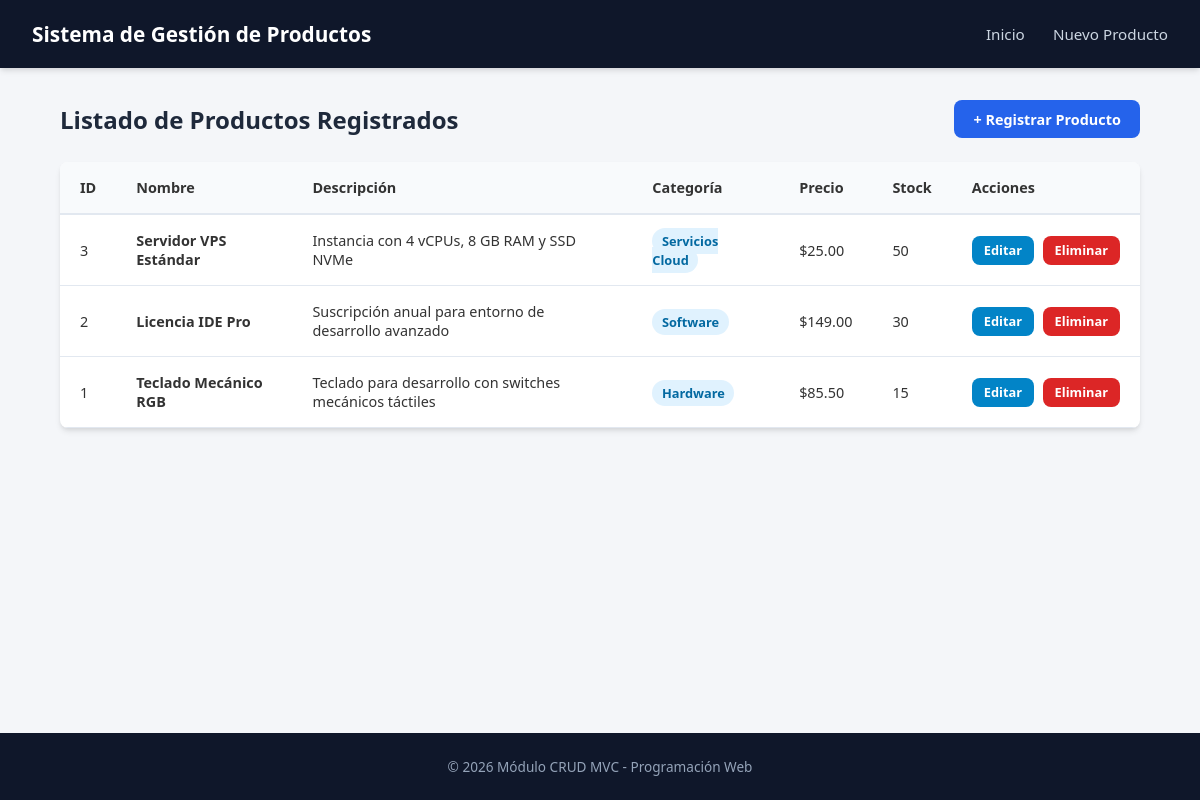
The page / on the database its author committed.
### tables this page shows
CREATE TABLE productos (
    id INT UNSIGNED AUTO_INCREMENT PRIMARY KEY,
    nombre VARCHAR(150) NOT NULL,
    descripcion TEXT NULL,
    precio DECIMAL(10, 2) NOT NULL,
    stock INT NOT NULL DEFAULT 0,
    categoria_id INT UNSIGNED NOT NULL,
    CONSTRAINT fk_productos_categorias
        FOREIGN KEY (categoria_id) 
        REFERENCES categorias(id) 
        ON DELETE CASCADE 
        ON UPDATE CASCADE
);

CREATE TABLE categorias (
    id INT UNSIGNED AUTO_INCREMENT PRIMARY KEY,
    nombre VARCHAR(100) NOT NULL,
    descripcion TEXT NULL
);

### controllers/ProductoController.php (called while the page is built, shortened)
<?php
require_once __DIR__ . '/../models/Producto.php';
class ProductoController {
    private Producto $productoModel;
    public function __construct(PDO $db) {
        $this->productoModel = new Producto($db);
    }
    public function index(): void {
        $productos = $this->productoModel->consultarTodo();
        require_once __DIR__ . '/../views/listar.php';
    }
}

### models/Producto.php (called while the page is built, shortened)
<?php
class Producto {
    private ?PDO $conn;
    private string $table = 'productos';
    public function __construct(PDO $db) {
        $this->conn = $db;
    }
    public function consultarTodo(): array {
        $query = "SELECT p.id, p.nombre, p.descripcion, p.precio, p.stock, p.categoria_id, c.nombre AS categoria_nombre
                  FROM {$this->table} p
                  INNER JOIN categorias c ON p.categoria_id = c.id
                  ORDER BY p.id DESC";
        $stmt = $this->conn->prepare($query);
        $stmt->execute();
        return $stmt->fetchAll();
    }
}

### views/listar.php (the view, shortened to what this page needs)
<!DOCTYPE html>
<html lang="es">
<head>
    <link rel="stylesheet" href="public/css/estilos.css">
</head>
<body>
    <header>
        <h1>Sistema de Gestión de Productos</h1>
        <nav>
            <a href="index.php?action=index">Inicio</a>
            <a href="index.php?action=crear">Nuevo Producto</a>
        </nav>
    </header>
    <main class="contenedor">
        <section class="encabezado-seccion">
            <h2>Listado de Productos Registrados</h2>
            <a href="index.php?action=crear" class="btn btn-primario">+ Registrar Producto</a>
        </section>
        <section class="tabla-responsive">
            <table>
                <thead>
                    <tr>
                        <th>ID</th>
                        <th>Nombre</th>
                        <th>Descripción</th>
                        <th>Categoría</th>
                        <th>Precio</th>
                        <th>Stock</th>
                        <th>Acciones</th>
                    </tr>
                </thead>
                <tbody>
                    <?php if (!empty($productos)): ?>
                        <?php foreach ($productos as $item): ?>
                            <tr>
                                <td><?= htmlspecialchars((string)$item['id']) ?></td>
                                <td><strong><?= htmlspecialchars($item['nombre']) ?></strong></td>
                                <td><?= htmlspecialchars($item['descripcion'] ?? 'Sin descripción') ?></td>
                                <td><span class="badge"><?= htmlspecialchars($item['categoria_nombre']) ?></span></td>
                                <td>$<?= number_format((float)$item['precio'], 2) ?></td>
                                <td><?= htmlspecialchars((string)$item['stock']) ?></td>
                                <td class="acciones">
                                    <a href="index.php?action=editar&id=<?= $item['id'] ?>" class="btn btn-editar">Editar</a>
                                    <a href="index.php?action=eliminar&id=<?= $item['id'] ?>" class="btn btn-eliminar" onclick="return confirm('¿Seguro que deseas eliminar este producto?');">Eliminar</a>
                                </td>
                            </tr>
                        <?php endforeach; ?>
                    <?php else: ?>
                        <tr>
                            <td colspan="7" class="sin-registros">No hay productos registrados en el sistema.</td>
                        </tr>
                    <?php endif; ?>
                </tbody>
            </table>
        </section>
    </main>
    <footer>
        <p>&copy; <?= date('Y') ?> Módulo CRUD MVC - Programación Web</p>
    </footer>
</body>
</html>

### index.php (shortened to what this page needs)
<?php
require_once __DIR__ . '/controllers/ProductoController.php';
$database = new Database();
$db = $database->connect();
$controller = new ProductoController($db);
$action = $_GET['action'] ?? 'index';
switch ($action) {
    case 'index':
        $controller->index();
        break;
}

### public/css/estilos.css (style rules this page uses)
:root { --color-fondo: #f4f6f9; --color-blanco: #ffffff; --color-texto: #333333; --color-primario: #2563eb; --color-primario-hover: #1d4ed8; --color-secundario: #64748b; --color-secundario-hover: #475569; --color-exito: #16a34a; --color-peligro: #dc2626; --color-peligro-hover: #b91c1c; --color-borde: #e2e8f0; --color-alerta-bg: #fee2e2; --color-alerta-borde: #f87171; --sombra: 0 4px 6px -1px rgba(0, 0, 0, 0.1), 0 2px 4px -1px rgba(0, 0, 0, 0.06); --radio: 8px; }
* { margin: 0; padding: 0; box-sizing: border-box; font-family: 'Segoe UI', system-ui, -apple-system, sans-serif; }
body { background-color: var(--color-fondo); color: var(--color-texto); display: flex; flex-direction: column; min-height: 100vh; }
header { background-color: #0f172a; color: var(--color-blanco); padding: 1.25rem 2rem; display: flex; justify-content: space-between; align-items: center; box-shadow: var(--sombra); }
header h1 { font-size: 1.3rem; font-weight: 600; }
header nav a { color: #cbd5e1; text-decoration: none; margin-left: 1.5rem; font-size: 0.95rem; transition: color 0.2s ease; }
.contenedor { width: 90%; max-width: 1100px; margin: 2rem auto; flex: 1; }
.encabezado-seccion { display: flex; justify-content: space-between; align-items: center; margin-bottom: 1.5rem; }
.encabezado-seccion h2 { font-size: 1.5rem; color: #1e293b; }
.btn { display: inline-block; padding: 0.6rem 1.2rem; font-size: 0.9rem; font-weight: 600; text-decoration: none; border-radius: var(--radio); border: none; cursor: pointer; transition: background-color 0.2s ease; }
.btn-primario { background-color: var(--color-primario); color: var(--color-blanco); }
.btn-editar { background-color: #0284c7; color: var(--color-blanco); padding: 0.35rem 0.75rem; font-size: 0.8rem; }
.btn-eliminar { background-color: var(--color-peligro); color: var(--color-blanco); padding: 0.35rem 0.75rem; font-size: 0.8rem; margin-left: 0.3rem; }
.tabla-responsive { background: var(--color-blanco); border-radius: var(--radio); box-shadow: var(--sombra); overflow-x: auto; }
table { width: 100%; border-collapse: collapse; text-align: left; }
thead { background-color: #f8fafc; border-bottom: 2px solid var(--color-borde); }
th, td { padding: 1rem 1.25rem; font-size: 0.9rem; }
tbody tr { border-bottom: 1px solid var(--color-borde); transition: background-color 0.15s ease; }
.badge { background-color: #e0f2fe; color: #0369a1; padding: 0.25rem 0.6rem; border-radius: 9999px; font-size: 0.8rem; font-weight: 600; }
.acciones { white-space: nowrap; }
footer { text-align: center; padding: 1.5rem; background-color: #0f172a; color: #94a3b8; font-size: 0.85rem; margin-top: auto; }

### rows shown on the page
productos: id "3", nombre "Servidor VPS Estándar", descripcion "Instancia con 4 vCPUs, 8 GB RAM y SSD NVMe", categoria.nombre "Servicios Cloud", precio "25.00", stock "50"
productos: id "2", nombre "Licencia IDE Pro", descripcion "Suscripción anual para entorno de desarrollo avanzado", categoria.nombre "Software", precio "149.00", stock "30"
productos: id "1", nombre "Teclado Mecánico RGB", descripcion "Teclado para desarrollo con switches mecánicos táctiles", categoria.nombre "Hardware", precio "85.50", stock "15"
